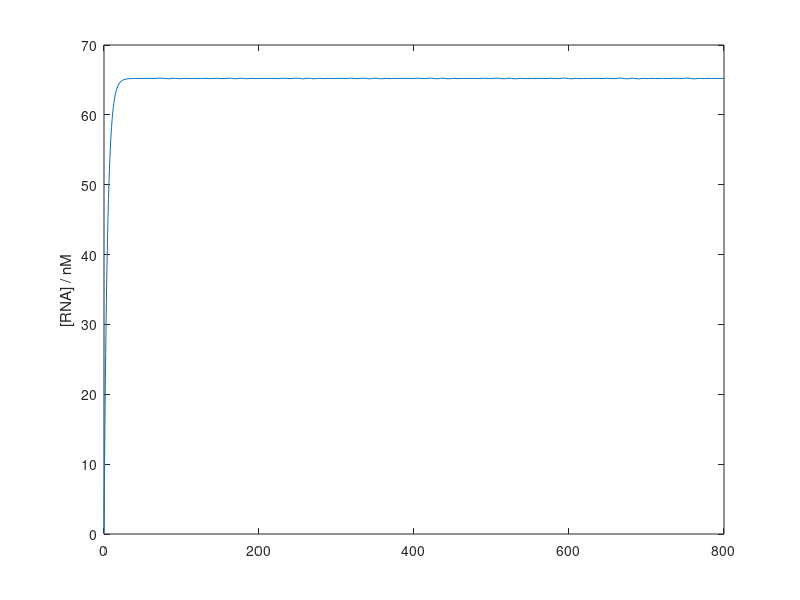

The MATLAB script that drew this image: (Note: this script raises an error after producing the figure.)
function positive_autoregulation
    v_max = 15; % nano M min^-1
    K_diss = 10^(-2); % nano M

    k_s = 20; % min^-1
    
    k_dr = 0.23; % min^-1 (Quelle: Bistable Behaviour of the lac operon)
    k_dp = 0.011; % min^-1

    tspan = [0 800];
    y0 = [0 10];
    [t,y] = ode45(@(t,y) positive_diff_system(y, v_max, K_diss, k_dr, k_s, k_dp), tspan, y0);

    plot(t,y(:,1));
    ylabel('[RNA] / nM');

    yyaxis right
    plot(t,y(:,2));
    ylabel('[P] / nM');

    xlabel('Zeit / min')
    legend({'[RNA]', '[P]'}, 'Location', 'east');
    legend('boxoff');
    axis padded;
end

function dydt = positive_diff_system(y, v_max, K_diss, k_dr, k_s, k_dp)
  dydt = zeros(2,1);
  dydt(1) = v_max*y(2)/(K_diss+y(2))-k_dr*y(1);
  dydt(2) = k_s*y(1)-k_dp*y(2);
end